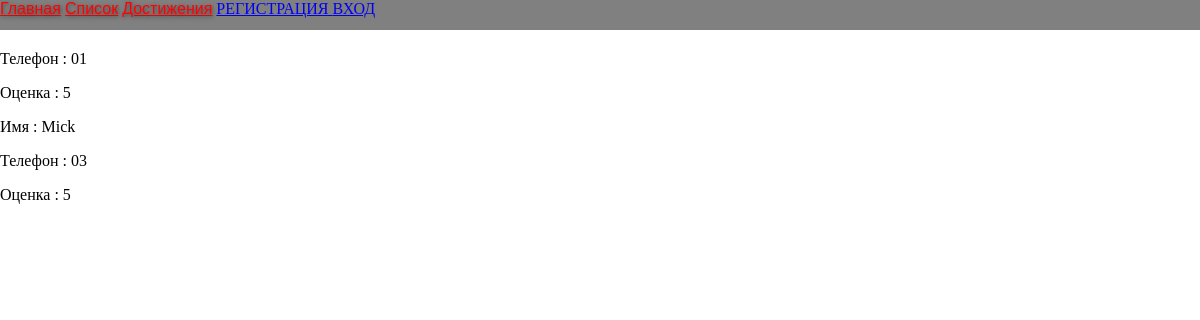
Screenshot of /Studentlist/ with the database file from the repository.
### testapp/models.py (models this page shows)
class Student(models.Model):
    grade = models.IntegerField('оценка')
    tel = models.CharField('телефон', max_length=9)
    firstname = models.CharField('имя фамилия',max_length=20)

### testapp/views.py (the view)
# urls.py: path('Studentlist/', Studentlist, name='Studentlist'),
def Studentlist(request):
    students = Student.objects.all()
    return  render(request, 'testapp/Studentlist.html', context={ 'students' : students})

### testapp/templates/testapp/Studentlist.html
{% extends 'testapp/base.html' %}
{% block content %}
{% for student in students %}
<p> Имя : {{student.firstname}}</p>
<p> Телефон : {{student.tel}}</p>
<p> Оценка : {{student.grade}}</p>
{% endfor %}
{% endblock %}

### static/style/style.css (style rules this page uses)
body { margin: 0; }

### rows the page displays
Student: tel "01", grade "5"
Student: firstname "Mick", tel "03", grade "5"
